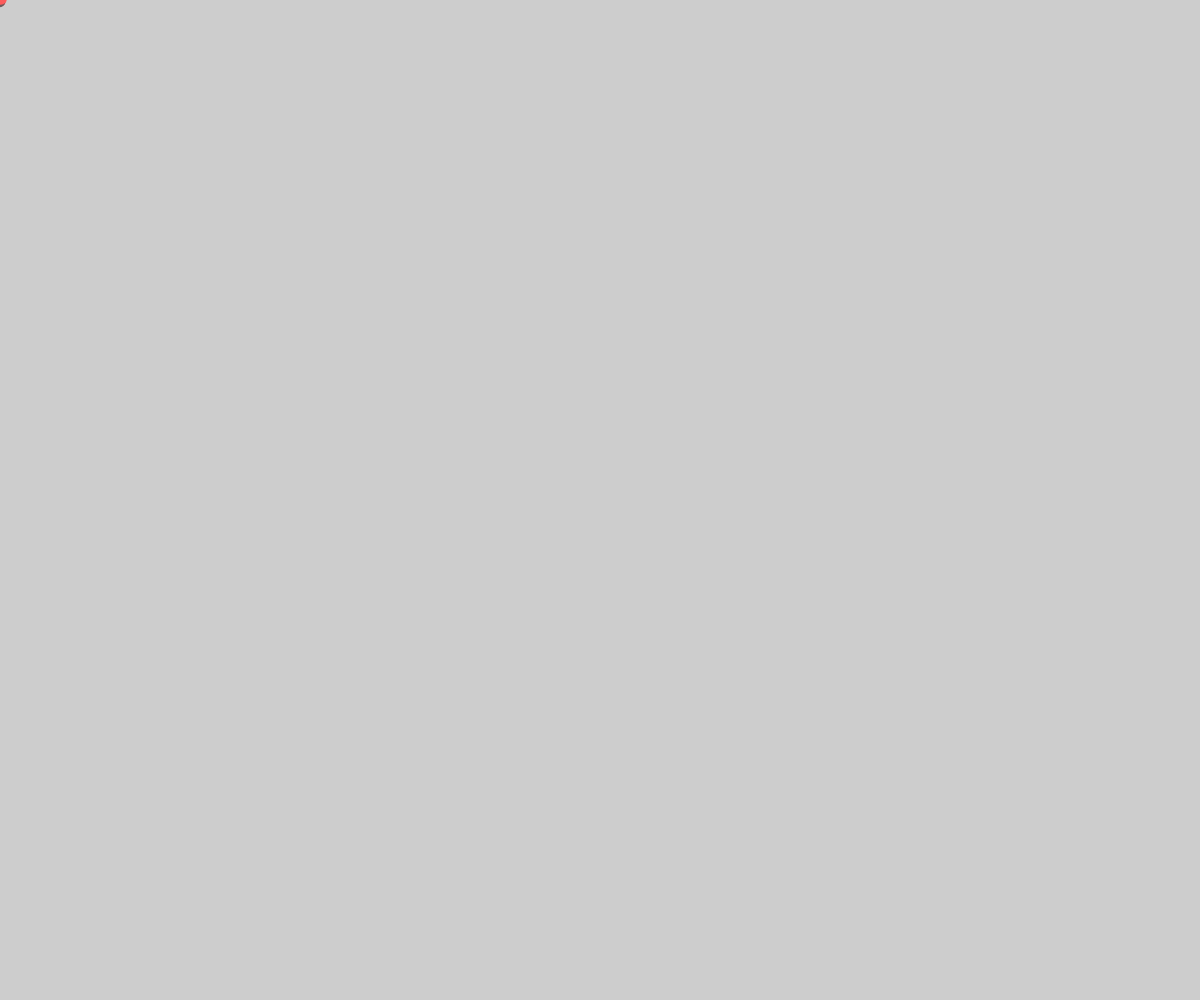
Frame 1 (no input)
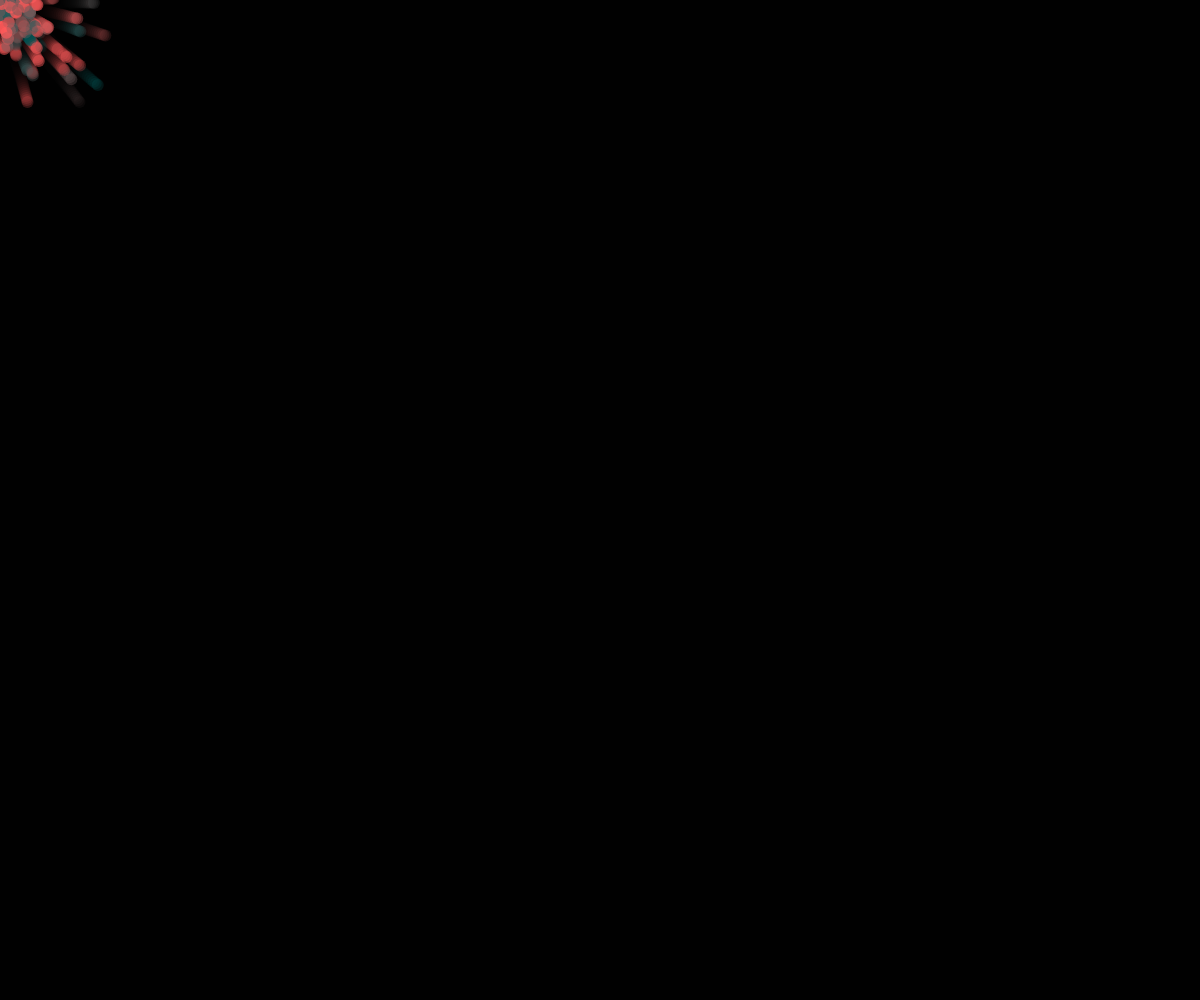
Frame 60 (no input)
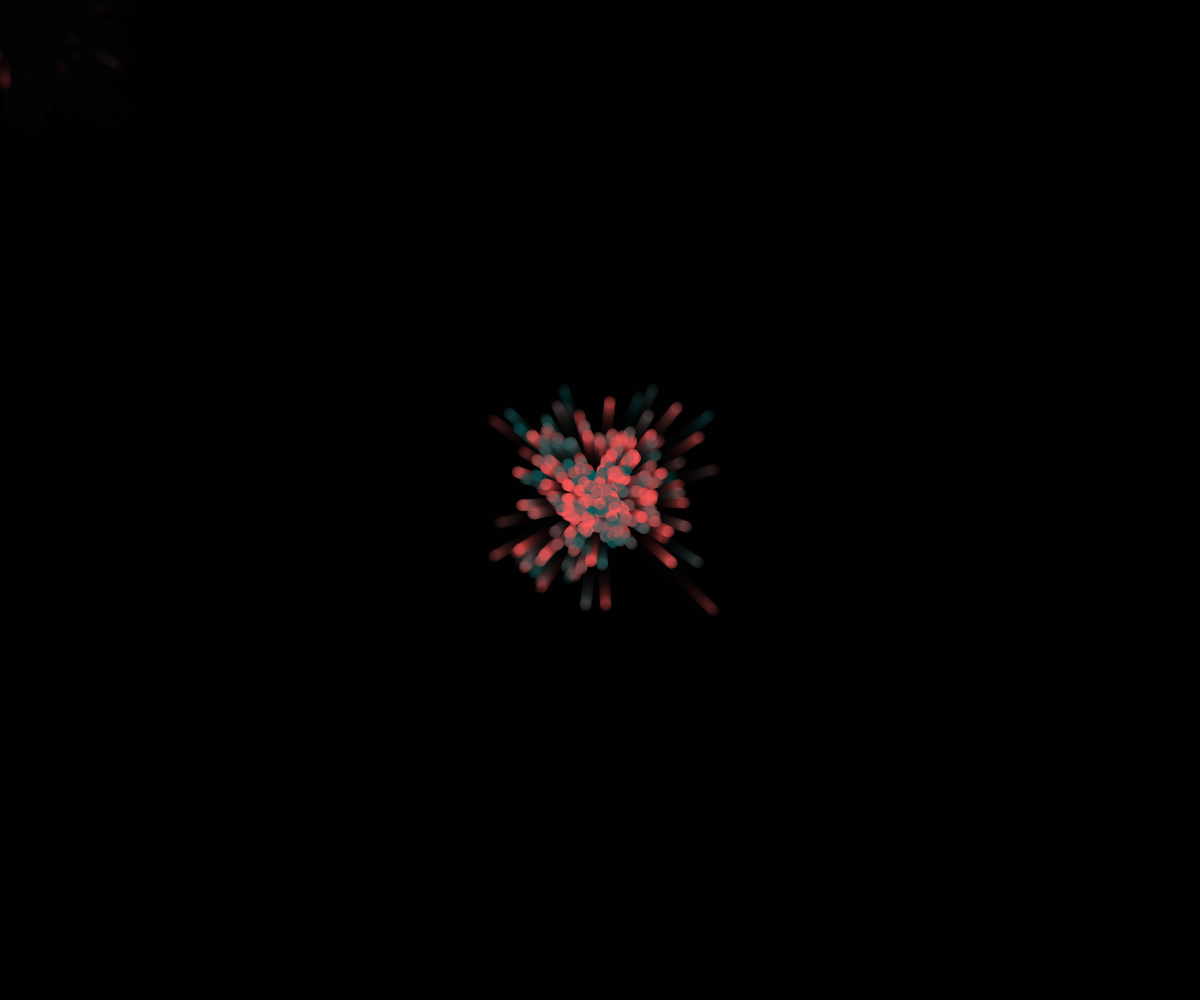
Frame 120 (the mouse pressed at the canvas centre since frame 60)

The p5.js sketch that drew these frames (run headless with seeded random() and noise() and a simulated clock; from frame 60 on, the mouse is pressed at the canvas centre):

// p5.js sketch
// ── sketch.js
let particles = [];

function setup() {
  createCanvas(windowWidth, windowHeight);
  noStroke();
}

function draw() {
  background(0, 50); // 少し透明な黒で背景を塗り、軌跡を残す

  // マウスの位置に新しいパーティクルを追加
  for (let i = 0; i < 5; i++) {
    let p = new Particle(mouseX, mouseY);
    particles.push(p);
  }

  // すべてのパーティクルを更新・表示
  for (let i = particles.length - 1; i >= 0; i--) {
    particles[i].update();
    particles[i].show();
    if (particles[i].isFinished()) {
      // 寿命が尽きたパーティクルを配列から削除
      particles.splice(i, 1);
    }
  }
}

class Particle {
  constructor(x, y) {
    this.x = x;
    this.y = y;
    // ランダムな方向への速度
    this.vx = random(-2, 2);
    this.vy = random(-2, 2);
    // ランダムな色 (HSBカラーモードを使用)
    this.color = color(random(360), 90, 90, 0.8);
    // 寿命
    this.lifespan = 255;
  }

  update() {
    this.x += this.vx;
    this.y += this.vy;
    // 寿命を減らす
    this.lifespan -= 4;
  }

  show() {
    fill(this.color.levels[0], this.color.levels[1], this.color.levels[2], this.lifespan);
    ellipse(this.x, this.y, 12, 12);
  }

  isFinished() {
    return this.lifespan < 0;
  }
}

function windowResized() {
  resizeCanvas(windowWidth, windowHeight);
}
